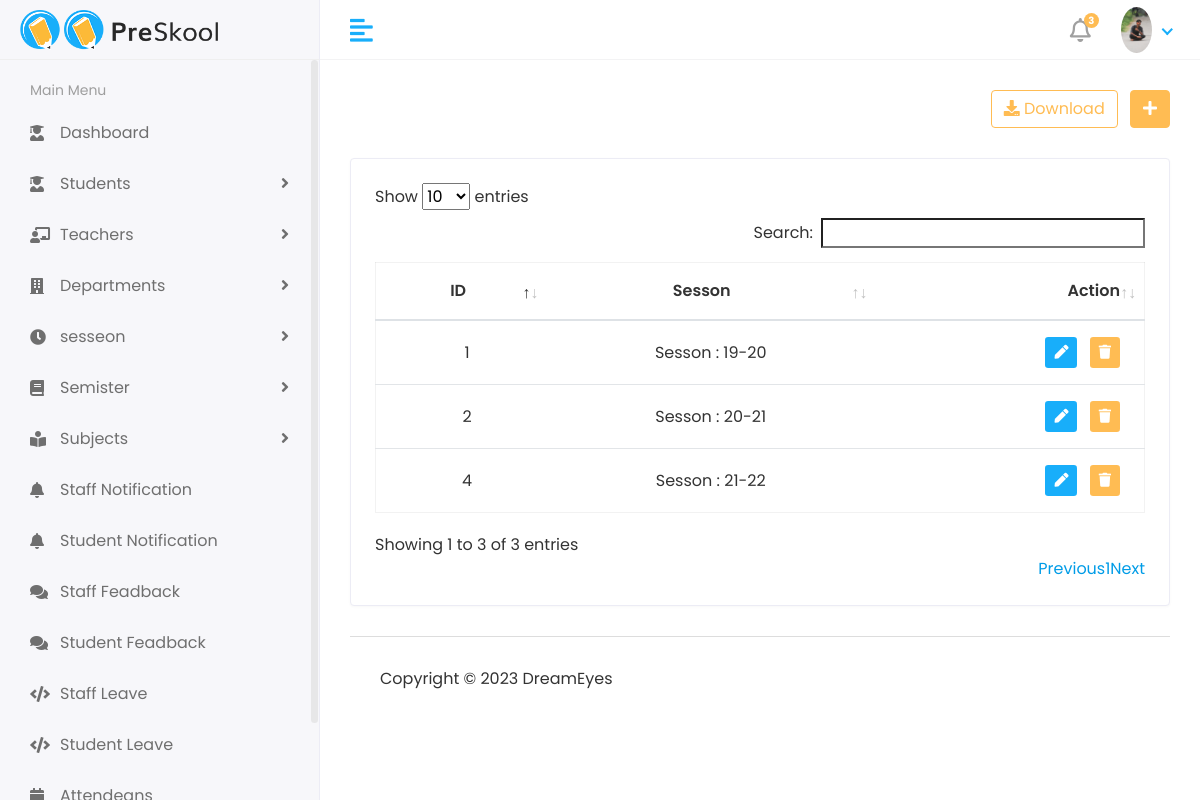
The app's page /hod/sesson-list/ (signed in) with its own data.
### account/models.py (models this page shows, shortened)
class CoustomUser(AbstractUser):
    USER = (
        ('1','hod'),
        ('2','staff'),
        ('3','student'),
    )
    user_type =models.CharField(choices=USER,max_length=20)
    profile_pic = models.ImageField(upload_to='profile_pic/',default='1.jpeg')

class sesson(models.Model):
    name = models.CharField(max_length=30)

### hod/views.py (the view)
# urls.py: path('sesson-list/',viw_sesson,name='viw_sesson'),
@login_required(login_url='login')
def viw_sesson(request):
    if request.user.user_type=='1':
        deper = sesson.objects.all()
    else:
        return redirect('error')
    return render(request,'hod/for_add/view_sesson.html',locals())

### templates/hod/for_add/view_sesson.html (shortened to what this page needs)
{% extends "base.html"%}
{% block content %}
<div class="content container-fluid">
   <div class="page-header">
      <div class="row align-items-center">
         <div class="col-auto text-right float-right ml-auto">
            <a href="#" class="btn btn-outline-primary mr-2"><i class="fas fa-download"></i> Download</a>
            <a href="{% url 'add_sesson'%}" class="btn btn-primary"><i class="fas fa-plus"></i></a>
         </div>
      </div>
   </div>
   <div class="row">
      <div class="col-sm-12">
         <div class="card card-table">
            <div class="card-body">
               <div class="table-responsive">
                  <table id="table_id" class="table table-hover table-center mb-0 " style="text-align: center;">
                     <thead>
                        <tr>
                           <th>ID</th>
                           <th>Sesson</th>
                           <th class="text-right">Action</th>
                        </tr>
                     </thead>
                     <tbody>
                        {% for i in deper %}
                        <tr>
                           <td>{{i.id}}</td>
                           <td>Sesson : {{i.name}}</td>
                           <td class="text-right">
                              <div class="actions">
                                 <a href="" class="btn btn-sm bg-success-light mr-2">
                                    <i class="fas fa-pen"></i>
                                 </a>
                                 <a href="{% url 'sesson_delete' i.id %}" class="btn btn-sm bg-danger-light">
                                    <i class="fas fa-trash"></i>
                                 </a>
                              </div>
                           </td>
                        </tr>
                        {% endfor %}
                     </tbody>
                  </table>
               </div>
            </div>
         </div>
      </div>
   </div>
   {% endblock %}

### templates/includes/header.html (shortened to what this page needs)
{% load static %}
<div class="header">
    <div class="header-left">
       <a href="{% url 'home' %}" class="logo">
         <img src="{% static 'assets/img/logo-small.png' %}" alt="Logo">
       <img src="{% static 'assets/img/logo.png' %}" alt="Logo">
       </a>
    </div>
    <a href="javascript:void(0);" id="toggle_btn">
    <i class="fas fa-align-left"></i>
    </a>
    <ul class="nav user-menu">
       <li class="nav-item dropdown noti-dropdown">
          <a href="#" class="dropdown-toggle nav-link" data-toggle="dropdown">
          <i class="far fa-bell"></i> <span class="badge badge-pill">3</span>
          </a>
       </li>
       <li class="nav-item dropdown has-arrow">
          <a href="#" class="dropdown-toggle nav-link" data-toggle="dropdown">
            {% if user.profile_pic %}
          <span class="user-img"><img class="rounded-circle" src="{{user.profile_pic.url}}" width="31" alt="Ryan Taylor"></span>
          {% endif %}
          </a>
       </li>
    </ul>
 </div>

### static/assets/css/style.css (style rules this page uses)
html { height: 100%; }
body { background-color: #fff; color: #333; font-family: 'Poppins', sans-serif; font-size: 1rem; height: 100%; line-height: 1.5; overflow-x: hidden; }
a { color: #009ce7; }
input, button, a { transition: all 0.4s ease; -moz-transition: all 0.4s ease; -o-transition: all 0.4s ease; -ms-transition: all 0.4s ease; -webkit-transition: all 0.4s ease; }
ul, ol { padding: 0px; list-style: none; }
.table { color: #333; max-width: 100%; margin-bottom: 0; width: 100%; }
.table.dataTable { border-collapse: collapse !important; border: 1px solid rgba(0, 0, 0, 0.05); }
.table thead tr th { font-weight: 600; }
.table tbody tr { border-bottom: 1px solid rgba(0, 0, 0, 0.05); }
.table.table-center td, .table.table-center th { vertical-align: middle; }
.card-table .card-body .table > thead > tr > th { border-top: 0; }
.card-table .card-body .table tr td:first-child, .card-table .card-body .table tr th:first-child { padding-left: 1.5rem; }
.card-table .card-body .table tr td:last-child, .card-table .card-body .table tr th:last-child { padding-right: 1.5rem; }
.card-table .table td, .card-table .table th { border-top: 1px solid #e2e5e8; padding: 1rem 0.75rem; white-space: nowrap; }
.btn-primary { background-color: #FFBC53; border: 1px solid #FFBC53; }
.btn-outline-primary { color: #FFBC53; border-color: #FFBC53; }
.card { border: 1px solid #ececf5; box-shadow: 0 1px 3px 0 rgba(0, 0, 0, 0.03); margin-bottom: 1.875rem; }
.card-body { padding: 1.5rem; }
.bg-danger-light { background-color:#FFBC53 !important; color:#fff !important; }
.bg-success-light { background-color: #18aefa; color: #fff; }
.header { background-color: #fff; border-bottom: 1px solid #f3f3f4; left: 0; position: fixed; right: 0; top: 0; z-index: 1001; height: 60px; }
.header .header-left { float: left; height: 60px; padding: 0 20px; position: relative; width: 320px; z-index: 1; transition: all 0.2s ease-in-out; background-color: #f7f7fa; border-bottom: 1px solid #efefef; border-right: 1px solid #ececf5; display: flex; align-items: center; }
.header .header-left .logo { display: inline-block; line-height: 60px; }
.header .header-left .logo img { max-height: 40px; width: auto; }
.header .dropdown-toggle:after { display: none; }
.header .has-arrow .dropdown-toggle:after { border-top: 0; border-left: 0; border-bottom: 2px solid #18aefa; border-right: 2px solid #18aefa; content: ''; height: 8px; display: inline-block; pointer-events: none; -webkit-transform-origin: 66% 66%; -ms-transform-origin: 66% 66%; transform-origin: 66% 66%; -webkit-transform: rotate(45deg); -ms-transform: rotate(45deg); transform: rotate(45deg); -webkit-transition: all 0.15s ease-in-out; transition: all 0.15s ease-in-out; width: 8px; vertical-align: 0px; }
.user-menu { float: right; margin: 0; position: relative; z-index: 99; padding-right: 15px; }
.user-menu.nav > li > a { color: #a0a0a0; font-size: 14px; line-height: 58px; padding: 0 15px; height: 60px; }
.user-img { margin-right: 3px; position: relative; }
.page-wrapper > .content { padding: 1.875rem 1.875rem 0; }
.page-header { margin-bottom: 1.875rem; }
.user-menu.nav > li > a .badge { background-color: #FFBC53; display: block; font-size: 10px; font-weight: bold; height: 15px; width: 15px; position: absolute; right: 7px; top: 13px; color: #fff; padding: 3px; }
.user-menu.nav > li > a > i { font-size: 1.5rem; line-height: 60px; }
@media (min-width: 992px) { #toggle_btn { align-items: center; color: #18aefa; display: inline-flex; float: left; font-size: 26px; height: 60px; justify-content: center; margin-left: 15px; padding: 0 15px; } }

### records on screen
CoustomUser: profile_pic (picture)
sesson: id "1", name "19-20"
sesson: id "2", name "20-21"
sesson: id "4", name "21-22"
